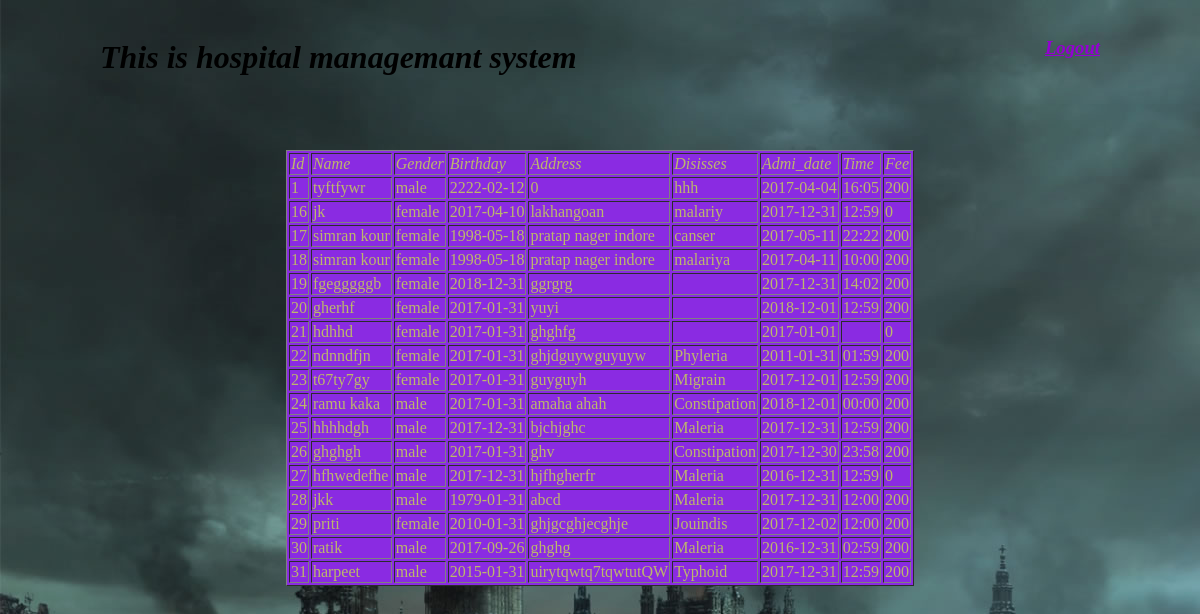
The page /show.php (signed in) on the database its author committed.
### tables this page shows
CREATE TABLE IF NOT EXISTS `pasent` (
  `id` int(11) NOT NULL AUTO_INCREMENT,
  `name` varchar(20) NOT NULL,
  `gender` varchar(10) NOT NULL,
  `birthdate` varchar(20) NOT NULL,
  `address` varchar(20) NOT NULL,
  `disisses` varchar(20) NOT NULL,
  `adate` date NOT NULL,
  `time` varchar(11) NOT NULL,
  `fee` int(11) NOT NULL,
  PRIMARY KEY (`id`)
);

### show.php (the view, shortened to what this page needs)
<?php
if(isset($_SESSION['u']))
{
include_once('include/dbconnect.php');
function show(){
    global $con;
    $query="SELECT * FROM `pasent`;";
    $run=mysqli_query($con,$query);
    if($run==TRUE){
    ?><table border="1" align="center" id="tabl">
    <tr><td><i>Id</i></td><td><i>Name</i></td><td><i>Gender</i></td><td><i>Birthday</i></td><td><i>Address</i></td><td><i>Disisses</i></td><td><i>Admi_date</i></td><td><i>Time</i></td><td><i>Fee</i></td></tr>
    <?php
    while($data=mysqli_fetch_assoc($run)){
        ?>
    <tr>
    <td><?php echo $data['id'];?></td><td><?php echo $data['name'];?></td><td><?php echo $data['gender'];?></td><td><?php echo $data['birthdate'];?></td><td><?php echo $data['address'];?></td><td><?php echo $data['disisses'];?></td><td><?php echo $data['adate'];?></td><td><?php echo $data['time'];?></td><td><?php echo $data['fee'];?></td></tr>
<?php
    }
    ?></table><?php
}
else{
    echo "err";
}
}
?>
<!DOCTYPE html>
<html>
<head>
<link href="css/style.css" rel="stylesheet" type="text/css">
</head>
<body>
<div id="main"><div id="baner1"><br>
    <i><h3> <b><a href="logout.php"><span>Logout</span></a></b></h3></i>
<marquee><h1><i>This is hospital managemant system</i></h1></marquee>
</div>
    <div id="t2">
<?php show(); ?></div>
    </div>
</body>
</html>
<?php
}
else{
header('location:admin.php');
}?>

### css/style.css (style rules this page uses)
#baner1 { height: 100px; margin: 0; }
#main { height:auto; width: auto; margin:auto 100px; }
body { margin: 0; padding: 0; background-image:url(../images/Desktop-Wallpaper-24.jpg); background-size: (100%100%); background-repeat: no-repeat; font-family: .....; font-size: 16px; font-weight: 300px; }
#baner1 a { float: right; color: darkviolet; }
#t2 { color:darkkhaki; height: auto; width: auto; padding: 50px; }
#tabl { background-color: blueviolet; }

### rows shown on the page
pasent: id "1", name "tyftfywr", gender "male", birthdate "2222-02-12", address "0", disisses "hhh", adate "2017-04-04", time "16:05", fee "200"
pasent: id "16", name "jk", gender "female", birthdate "2017-04-10", address "lakhangoan", disisses "malariy", adate "2017-12-31", time "12:59", fee "0"
pasent: id "17", name "simran kour", gender "female", birthdate "1998-05-18", address "pratap nager indore", disisses "canser", adate "2017-05-11", time "22:22", fee "200"
pasent: id "18", name "simran kour", gender "female", birthdate "1998-05-18", address "pratap nager indore", disisses "malariya", adate "2017-04-11", time "10:00", fee "200"
pasent: id "19", name "fgegggggb", gender "female", birthdate "2018-12-31", address "ggrgrg", adate "2017-12-31", time "14:02", fee "200"
pasent: id "20", name "gherhf", gender "female", birthdate "2017-01-31", address "yuyi", adate "2018-12-01", time "12:59", fee "200"
pasent: id "21", name "hdhhd", gender "female", birthdate "2017-01-31", address "ghghfg", adate "2017-01-01", fee "0"
pasent: id "22", name "ndnndfjn", gender "female", birthdate "2017-01-31", address "ghjdguywguyuyw", disisses "Phyleria", adate "2011-01-31", time "01:59", fee "200"
pasent: id "23", name "t67ty7gy", gender "female", birthdate "2017-01-31", address "guyguyh", disisses "Migrain", adate "2017-12-01", time "12:59", fee "200"
pasent: id "24", name "ramu kaka", gender "male", birthdate "2017-01-31", address "amaha ahah", disisses "Constipation", adate "2018-12-01", time "00:00", fee "200"
pasent: id "25", name "hhhhdgh", gender "male", birthdate "2017-12-31", address "bjchjghc", disisses "Maleria", adate "2017-12-31", time "12:59", fee "200"
pasent: id "26", name "ghghgh", gender "male", birthdate "2017-01-31", address "ghv", disisses "Constipation", adate "2017-12-30", time "23:58", fee "200"
pasent: id "27", name "hfhwedefhe", gender "male", birthdate "2017-12-31", address "hjfhgherfr", disisses "Maleria", adate "2016-12-31", time "12:59", fee "0"
pasent: id "28", name "jkk", gender "male", birthdate "1979-01-31", address "abcd", disisses "Maleria", adate "2017-12-31", time "12:00", fee "200"
pasent: id "29", name "priti", gender "female", birthdate "2010-01-31", address "ghjgcghjecghje", disisses "Jouindis", adate "2017-12-02", time "12:00", fee "200"
pasent: id "30", name "ratik", gender "male", birthdate "2017-09-26", address "ghghg", disisses "Maleria", adate "2016-12-31", time "02:59", fee "200"
pasent: id "31", name "harpeet", gender "male", birthdate "2015-01-31", address "uirytqwtq7tqwtutQW", disisses "Typhoid", adate "2017-12-31", time "12:59", fee "200"
